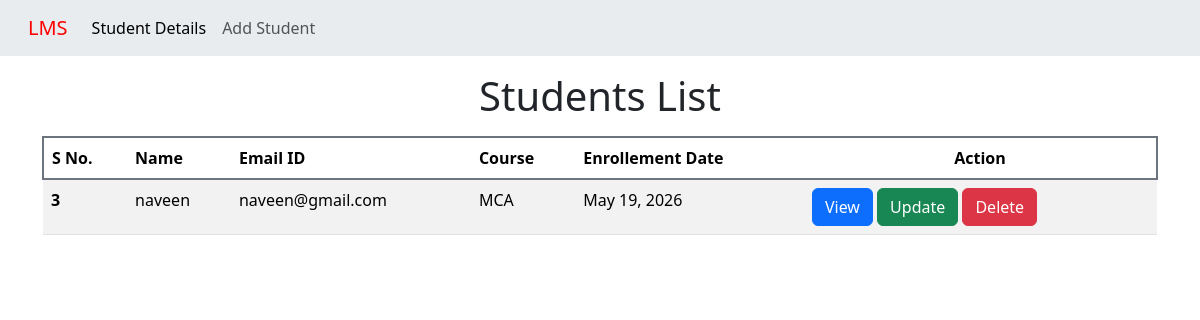
/, run on an earlier commit of the app's database.
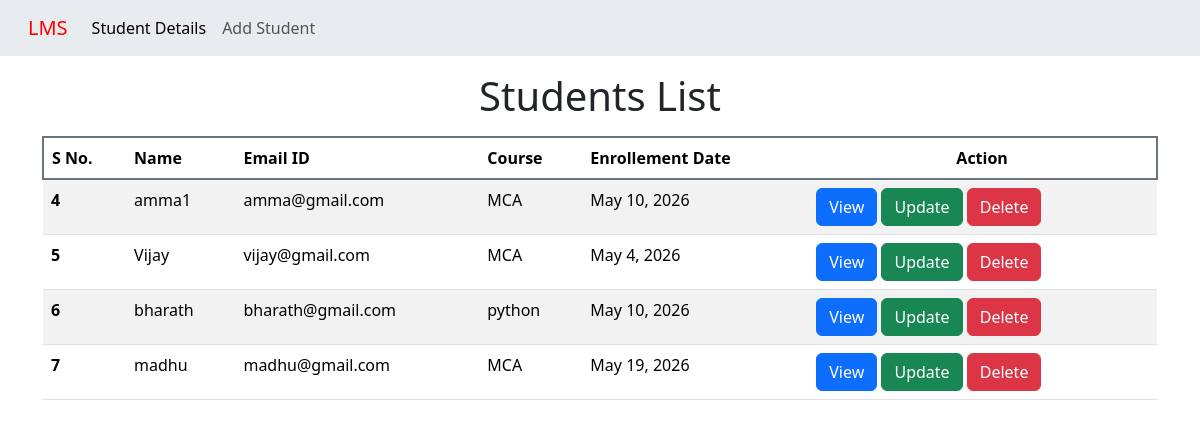
And on a later commit of the database.
### student_CRUD/models.py (models this page shows, shortened)
class studentDetails(models.Model):
    student_name=models.CharField(max_length=100)
    email=models.EmailField(max_length=50,unique=True)
    course=models.CharField(max_length=75)
    enrollment_date=models.DateField()

### student_CRUD/views.py (the view)
# urls.py: path("", views.homepage, name="homepage"),
def homepage(request) :
        students_list = studentDetails.objects.all()
        context  = {
                "students" : students_list
        }
        return render(request, "homepage.html" , context)

### student_CRUD/templates/homepage.html
{% extends "master.html" %} {% block title %} Student list {% endblock title %} {% block content %}
<h1 class="text-center mt-3 mb-3">Students List</h1>
<div class="container">
  <table class="table table-striped">
    <thead class="border border-secondary border-2 rounded">
      <tr>
        <th scope="col">S No.</th>
        <th scope="col">Name</th>
        <th scope="col">Email ID</th>
        <th scope="col">Course</th>
        <th scope="col">Enrollement Date</th>
         <th scope="col" class="text-center">Action</th>
      </tr>
    </thead>
    <tbody>
      {% for student in students %}
      <tr>
        <th scope="row">{{student.id}}</th>
        <td>{{student.student_name}}</td>
        <td>{{student.email}}</td>
        <td>{{student.course}}</td>
        <td>{{student.enrollment_date}}</td>
         <td>
          <a href="{% url 'details' student.id %}" class="btn btn-primary" tabindex="-1" role="button">View</a>
          <a href="{% url 'details' student.id %}" class="btn btn-success" tabindex="-1" role="button">Update</a>
          <a href="{% url 'delete_student' student.id %}" class="btn btn-danger" tabindex="-1" role="button">Delete</a>
        </td>
      </tr>
      {% endfor %}
    </tbody>
  </table>
</div>
{% endblock content %}

What changed in the data, as far as the page shows it:
removed studentDetails: id "3", student_name "naveen", email "naveen@gmail.com", course "MCA", enrollment_date "May 19, 2026"
added studentDetails: id "4", student_name "amma1", email "amma@gmail.com", course "MCA", enrollment_date "May 10, 2026"
added studentDetails: id "5", student_name "Vijay", email "vijay@gmail.com", course "MCA", enrollment_date "May 4, 2026"
added studentDetails: id "6", student_name "bharath", email "bharath@gmail.com", course "python", enrollment_date "May 10, 2026"
added studentDetails: id "7", student_name "madhu", email "madhu@gmail.com", course "MCA", enrollment_date "May 19, 2026"
